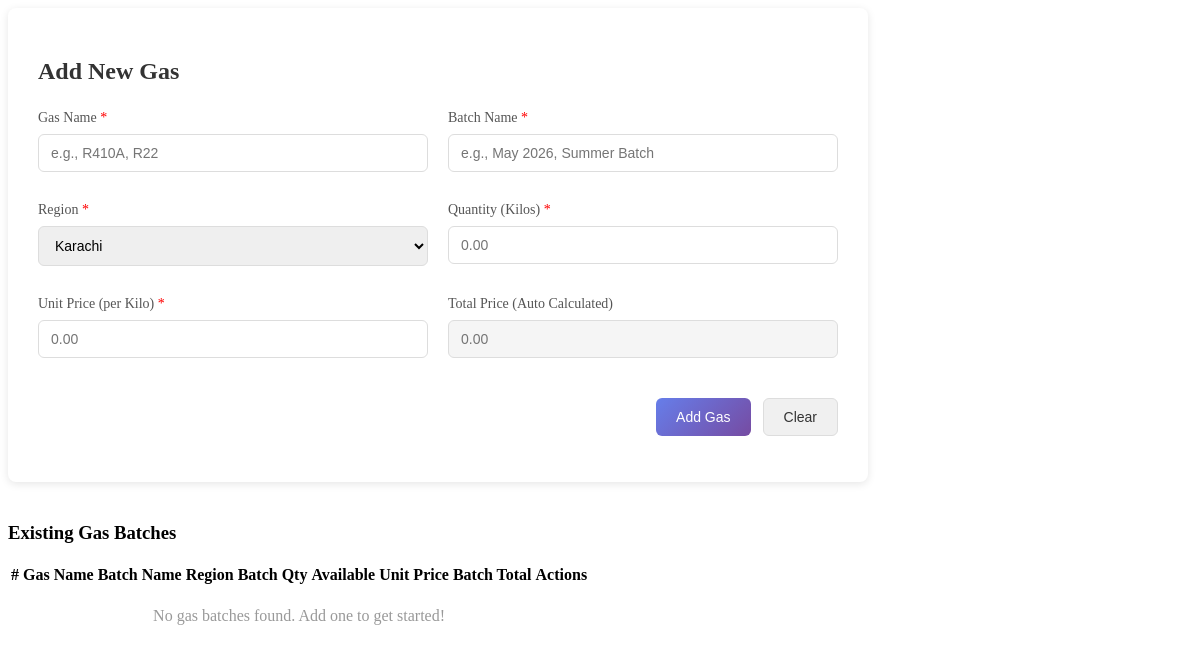
Page /content/addGas.php on the earlier database version.
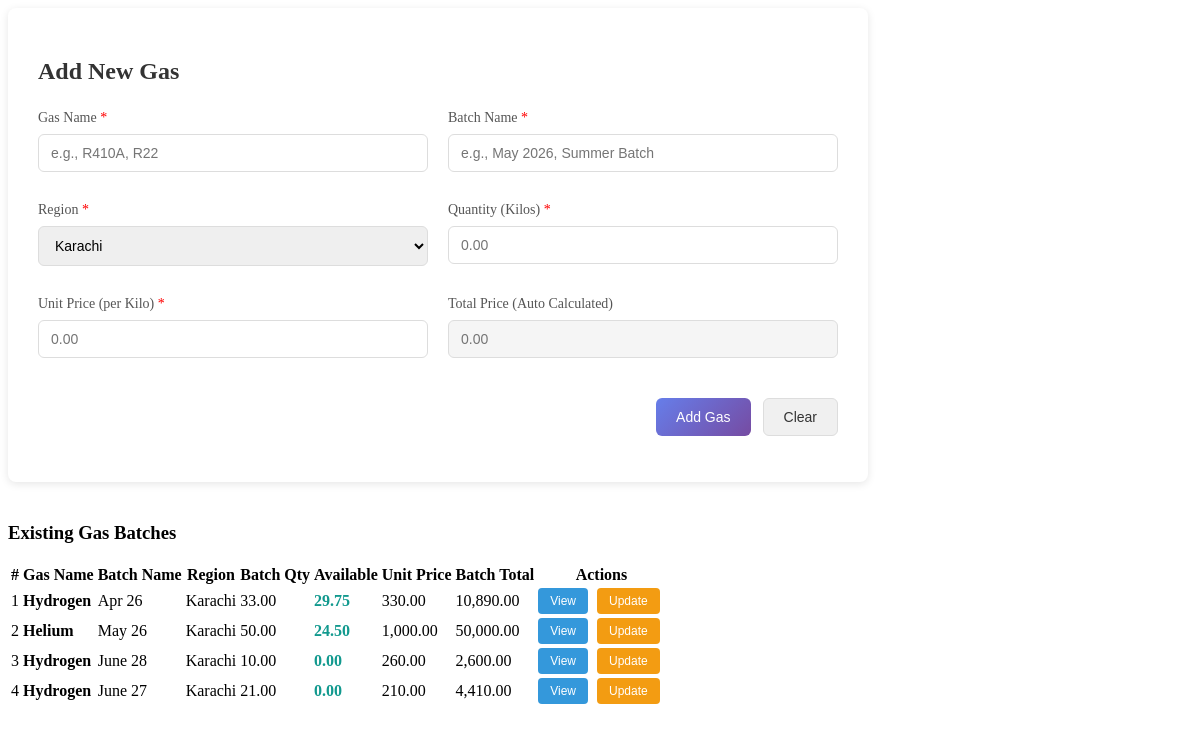
Same page on the later database version.
### tables this page shows
CREATE TABLE `gas_batch_details` (
  `batch_id` int(11) NOT NULL,
  `gas_id` int(11) DEFAULT NULL,
  `batchName` varchar(255) NOT NULL,
  `regionID` int(11) DEFAULT 4,
  `quantity` decimal(10,2) DEFAULT 0.00,
  `available` decimal(10,2) DEFAULT 0.00,
  `unit_price` decimal(10,2) DEFAULT 0.00,
  `total_price` decimal(10,2) DEFAULT 0.00,
  `createdAt` timestamp NOT NULL DEFAULT current_timestamp(),
  `updatedAt` timestamp NOT NULL DEFAULT current_timestamp() ON UPDATE current_timestamp()
);

CREATE TABLE `gas_master` (
  `gas_id` int(11) NOT NULL,
  `gas_name` varchar(255) NOT NULL,
  `batch_id` int(11) NOT NULL,
  `quantity` decimal(10,2) NOT NULL,
  `unit_price` decimal(10,2) NOT NULL,
  `total_price` decimal(10,2) GENERATED ALWAYS AS (`quantity` * `unit_price`) STORED,
  `createdAt` timestamp NOT NULL DEFAULT current_timestamp(),
  `updatedAt` timestamp NOT NULL DEFAULT current_timestamp() ON UPDATE current_timestamp()
);

CREATE TABLE `regions` (
  `regionID` int(11) NOT NULL,
  `regionName` varchar(255) NOT NULL,
  `createdAt` timestamp NOT NULL DEFAULT current_timestamp()
);

### content/addGas.php (the view, shortened to what the changed rows need)
<?php
require __DIR__ . '/../db.php';
$gases = [];
$result = $conn->query("
    SELECT
        gb.batch_id,
        gb.gas_id,
        gb.batchName,
        gb.regionID,
        gb.quantity,
        gb.available,
        gb.unit_price,
        gb.total_price,
        gb.createdAt,
        gm.gas_name,
        gm.quantity as total_quantity,
        gm.unit_price as avg_unit_price,
        r.regionName
    FROM gas_batch_details gb
    LEFT JOIN gas_master gm ON gb.gas_id = gm.gas_id
    LEFT JOIN regions r ON gb.regionID = r.regionID
    ORDER BY gb.batch_id DESC
");
if ($result) {
    $counter = 1;
    while ($row = $result->fetch_assoc()) {
        $row['serial'] = $counter++;
        $gases[] = $row;
    }
}
?>
<div class="form-container">
    <h2>Add New Gas</h2>
</div>
<div class="gases-table" style="margin-top: 40px;">
    <div class="table-responsive">
        <table class="table">
            <thead>
                <tr>
                    <th>#</th>
                    <th>Gas Name</th>
                    <th>Batch Name</th>
                    <th>Region</th>
                    <th>Batch Qty</th>
                    <th>Available</th>
                    <th>Unit Price</th>
                    <th>Batch Total</th>
                    <th>Actions</th>
                </tr>
            </thead>
            <tbody id="gasesTableBody">
                <?php foreach ($gases as $gas): ?>
                <tr style="border-bottom: 1px solid #e0e0e0;">
                    <td><?php echo $gas['serial']; ?></td>
                    <td><strong><?php echo htmlspecialchars($gas['gas_name']); ?></strong></td>
                    <td><?php echo htmlspecialchars($gas['batchName']); ?></td>
                    <td><?php echo htmlspecialchars($gas['regionName']); ?></td>
                    <td><?php echo number_format($gas['quantity'], 2); ?></td>
                    <td><span style="color: #11998e; font-weight: 600;"><?php echo number_format($gas['available'], 2); ?></span></td>
                    <td><?php echo number_format($gas['unit_price'], 2); ?></td>
                    <td><?php echo number_format($gas['total_price'], 2); ?></td>
                    <td>
                        <button class="btn btn-sm btn-info" onclick="viewGasDetails(<?php echo htmlspecialchars(json_encode($gas)); ?>)" style="padding: 6px 12px; font-size: 12px; background: #3498db; color: white; border: none; border-radius: 4px; cursor: pointer; margin-right: 5px;">View</button>
                        <button class="btn btn-sm btn-warning" onclick="openUpdateGasModal(<?php echo htmlspecialchars(json_encode($gas)); ?>)" style="padding: 6px 12px; font-size: 12px; background: #f39c12; color: white; border: none; border-radius: 4px; cursor: pointer; margin-right: 5px;">Update</button>
                    </td>
                </tr>
                <?php endforeach; ?>
                <?php if (empty($gases)): ?>
                <tr>
                    <td colspan="10" style="text-align: center; padding: 20px; color: #999;">No gas batches found. Add one to get started!</td>
                </tr>
                <?php endif; ?>
            </tbody>
        </table>
    </div>
</div>
<link href="https://cdn.jsdelivr.net/npm/select2@4.1.0-rc.0/dist/css/select2.min.css" rel="stylesheet" />

Differences in the rows shown:
added gas_batch_details: serial "1", gas.gas_name "Hydrogen", batchName "Apr 26", regionID.regionName "Karachi", quantity "33.00", available "29.75", unit_price "330.00", total_price "10,890.00"
added gas_batch_details: serial "2", gas.gas_name "Helium", batchName "May 26", regionID.regionName "Karachi", quantity "50.00", available "24.50", unit_price "1,000.00", total_price "50,000.00"
added gas_batch_details: batch_id "3", gas.gas_name "Hydrogen", batchName "June 28", regionID.regionName "Karachi", quantity "10.00", available "0.00", unit_price "260.00", total_price "2,600.00"
added gas_batch_details: regionID "4", gas.gas_name "Hydrogen", batchName "June 27", regionID.regionName "Karachi", quantity "21.00", available "0.00", unit_price "210.00", total_price "4,410.00"
Other differences:
text no longer shown: "No gas batches found. Add one to get started!"
